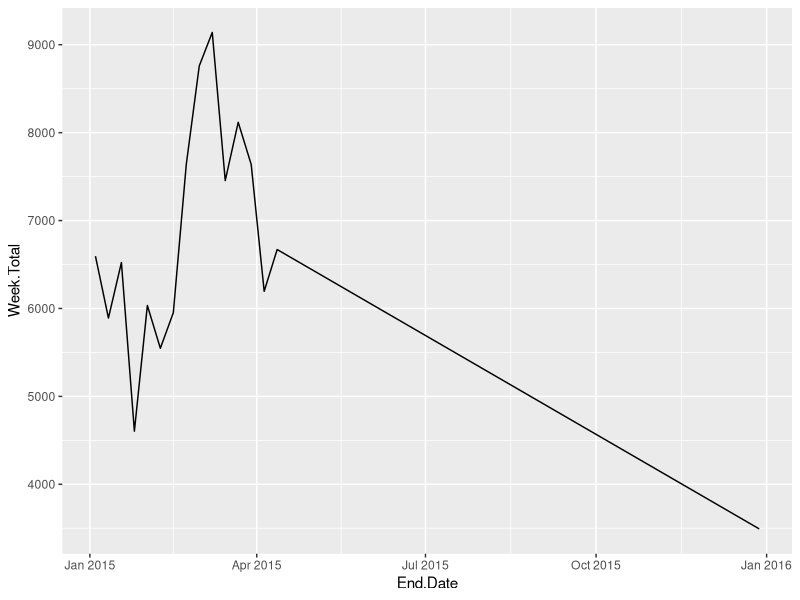
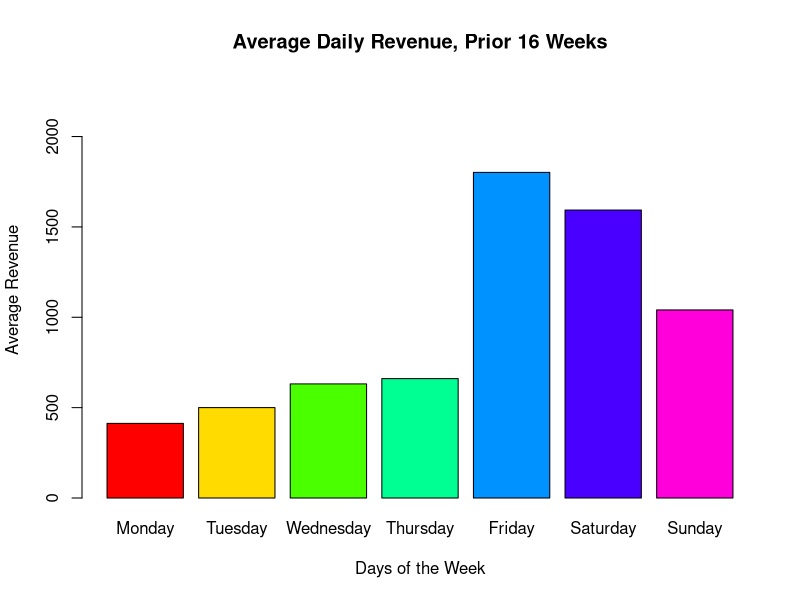
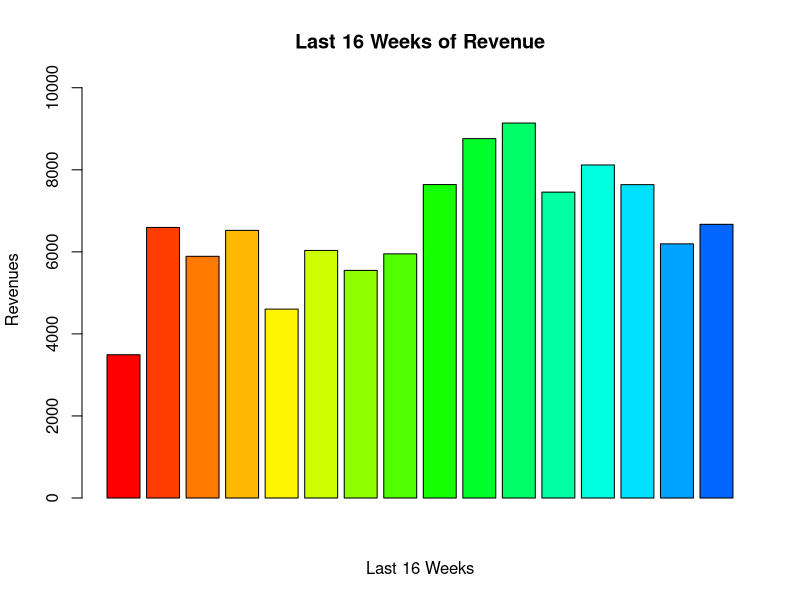
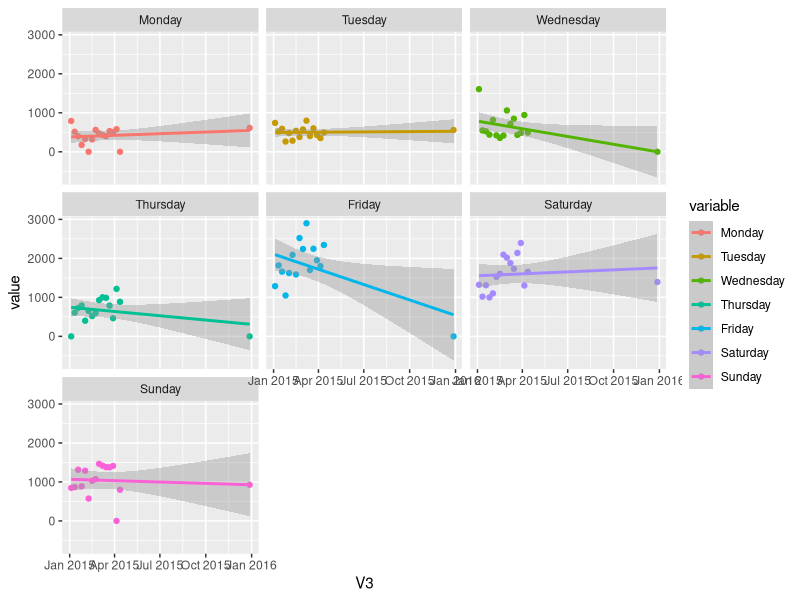

Source code (R) for these figures, in order:
## Clean up the working Environment =======================================================
rm(list = ls())
gc()
library(ggplot2)
library(reshape2)

## Import the Evening file and prepare for analysis ======================================
evenings <- read.csv("evenings.csv")
evenings$End.Date <- as.character(evenings$End.Date)
evenings$End.Date <- as.Date(evenings$End.Date, "%m/%d/%Y")


## Pulling the last 16 weeks revenues for each day individually===========================
monday <- evenings$Monday[(length(evenings$Monday)-15):length(evenings$Monday)]
tuesday <- evenings$Tuesday[(length(evenings$Tuesday)-15):length(evenings$Tuesday)]
wednesday <- evenings$Wednesday[(length(evenings$Wednesday)-15):length(evenings$Wednesday)]
thursday <- evenings$Thursday[(length(evenings$Thursday)-15):length(evenings$Thursday)]
friday <- evenings$Friday[(length(evenings$Friday)-15):length(evenings$Friday)]
saturday <- evenings$Saturday[(length(evenings$Saturday)-15):length(evenings$Saturday)]
sunday <- evenings$Sunday[(length(evenings$Sunday)-15):length(evenings$Sunday)]
week <- evenings$Week.Total[(length(evenings$Week.Total)-15):length(evenings$Week.Total)]


## Calculating lower confidence limit of each day of the week ============================
mon_lcl <- mean(monday)-qt(0.975, df=15)*sd(monday)/sqrt(16)
tue_lcl <- mean(tuesday)-qt(0.975, df=15)*sd(tuesday)/sqrt(16)
wed_lcl <- mean(wednesday)-qt(0.975, df=15)*sd(wednesday)/sqrt(16)
thu_lcl <- mean(thursday)-qt(0.975, df=15)*sd(thursday)/sqrt(16)
fri_lcl <- mean(friday)-qt(0.975, df=15)*sd(friday)/sqrt(16)
sat_lcl <- mean(saturday)-qt(0.975, df=15)*sd(saturday)/sqrt(16)
sun_lcl <- mean(sunday)-qt(0.975, df=15)*sd(sunday)/sqrt(16)
lcl_week <- mean(week)-qt(0.975, df=15)*sd(week)/sqrt(16)
print (lcl_week)

## Check of weekly LCL ===================================================================
week_chk <- sum(week > lcl_week)/16
print (week_chk)

## Create a line chart of the last 16 weeks of revenue===================================
last16 <- evenings[(length(evenings$Monday)-15):length(evenings$Monday),]
ggplot(data = last16, aes(x = End.Date, y = Week.Total)) + geom_line()

## Created a barplot of the averages of each day and week==================================
daily_means <- c(mean(monday), mean(tuesday), mean(wednesday), mean(thursday), mean(friday), mean(saturday), mean(sunday))
weekdays <- c("Monday", "Tuesday", "Wednesday", "Thursday", "Friday", "Saturday", "Sunday")
names(daily_means) <- weekdays
barplot(daily_means, ylim = c(0, (max(daily_means)+500)), col = rainbow(7),
        xlab = "Days of the Week", ylab = "Average Revenue", main = "Average Daily Revenue, Prior 16 Weeks")
barplot(week, ylim = c(0, (max(week)+1000)), col = rainbow(25), xlab = "Last 16 Weeks",
        ylab = "Revenues", main = "Last 16 Weeks of Revenue")


## Creating the yearly revenue estimate based on the LCL of each week=====================
yearly_lcl_estimate <- lcl_week * 52
print(yearly_lcl_estimate)

## Melting and graphing data by day ======================================================
length <- length(evenings$End.Date)
last16_melted <- melt(last16)
last16_melted <- last16_melted[1:112,]
last16_melted[,3] <- evenings$End.Date[(length(evenings$End.Date)-15):length(evenings$End.Date)]
ggplot(data = last16_melted, aes(x = V3, y = value, col = variable)) + geom_point() + facet_wrap(~ variable) + geom_smooth(method="lm")











